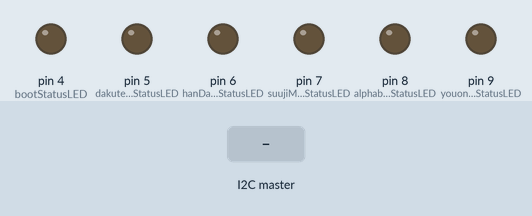
A sketch run on a simulated Arduino Leonardo, built with avr-gcc and run on an emulated ATmega32U4. Parts: output pins drawn as LEDs (lit = HIGH). The inputs (shaded band) are chosen by the test bench. USB keyboard and mouse output is not drawn.

Above: at 1.2 s.
1.3 s: the I2C master sends the byte 1
At 2.4 s:
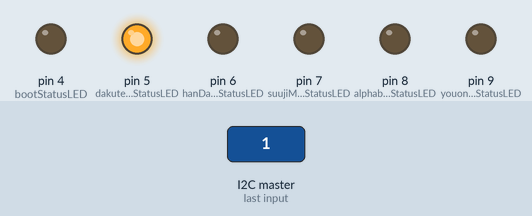
2.8 s: the I2C master sends the byte 0
At 3.5 s:
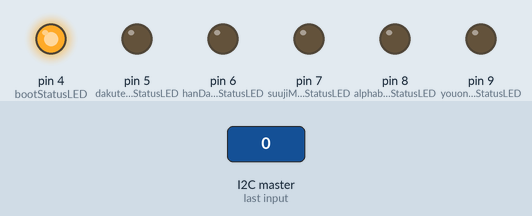
4.3 s: the I2C master sends the byte 2
At 4.7 s:
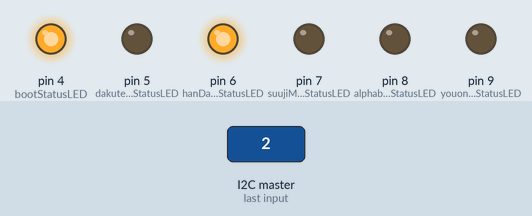
5.8 s: the I2C master sends the byte 1
At 7.0 s:
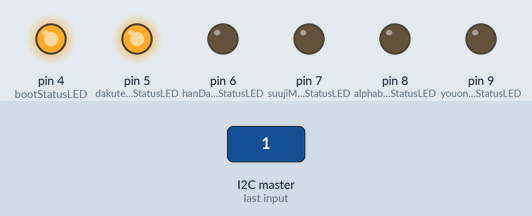
Timing chart, 0 to 8.3 s (numbered marks = the images above; inputs shaded):
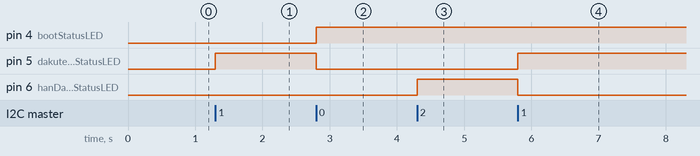

Measured:
- after the input at 1.3 s, pin 5 (dakutenModeStatusLED): LOW → HIGH at once
- after the input at 2.8 s, pin 4 (bootStatusLED): LOW → HIGH at once; pin 5 (dakutenModeStatusLED): HIGH → LOW at once
- after the input at 4.3 s, pin 6 (hanDakutenModeStatusLED): LOW → HIGH at once
- after the input at 5.8 s, pin 5 (dakutenModeStatusLED): LOW → HIGH at once; pin 6 (hanDakutenModeStatusLED): HIGH → LOW at once

The sketch:

brailleKeyboardArduino.ino
```cpp
#include <Wire.h>
#include "Keyboard.h"

const int addr = 0x8;

int bootStatusLED = 4;
int dakutenModeStatusLED = 5;
int hanDakutenModeStatusLED = 6;
int suujiModeStatusLED = 7;
int alphabetModeStatusLED = 8;
int youonnModeStatusLED = 9;

void setup() {
  Serial.begin(9600);
  Keyboard.begin();
  Wire.begin(addr);
  Wire.onReceive(onReceiveWire);

  pinMode(bootStatusLED, OUTPUT);
  pinMode(dakutenModeStatusLED, OUTPUT);
  pinMode(hanDakutenModeStatusLED, OUTPUT);
  pinMode(suujiModeStatusLED, OUTPUT);
  pinMode(alphabetModeStatusLED, OUTPUT);
  pinMode(youonnModeStatusLED, OUTPUT);
}

void onReceiveWire(int bitstream) {
  //int ci = Wire.read();
  char c = Wire.read();
  switch (c) {
    case 0x00:
      digitalWrite(bootStatusLED, HIGH);
      digitalWrite(dakutenModeStatusLED, LOW);
      digitalWrite(hanDakutenModeStatusLED, LOW);
      digitalWrite(suujiModeStatusLED, LOW);
      digitalWrite(alphabetModeStatusLED, LOW);
      digitalWrite(youonnModeStatusLED, LOW);
      break;
    case 0x01:
      digitalWrite(dakutenModeStatusLED, HIGH);
      //digitalWrite(dakutenModeStatusLED, LOW);
      digitalWrite(hanDakutenModeStatusLED, LOW);
      digitalWrite(suujiModeStatusLED, LOW);
      digitalWrite(alphabetModeStatusLED, LOW);
      digitalWrite(youonnModeStatusLED, LOW);
      break;
    case 0x02:
      digitalWrite(hanDakutenModeStatusLED, HIGH);
      digitalWrite(dakutenModeStatusLED, LOW);
      //digitalWrite(hanDakutenModeStatusLED, LOW);
      digitalWrite(suujiModeStatusLED, LOW);
      digitalWrite(alphabetModeStatusLED, LOW);
      digitalWrite(youonnModeStatusLED, LOW);
      break;
    case 0x03:
      digitalWrite(suujiModeStatusLED, HIGH);
      digitalWrite(dakutenModeStatusLED, LOW);
      digitalWrite(hanDakutenModeStatusLED, LOW);
      //digitalWrite(suujiModeStatusLED, LOW);
      digitalWrite(alphabetModeStatusLED, LOW);
      digitalWrite(youonnModeStatusLED, LOW);
      break;
    case 0x04:
      digitalWrite(alphabetModeStatusLED, HIGH);
      digitalWrite(dakutenModeStatusLED, LOW);
      digitalWrite(hanDakutenModeStatusLED, LOW);
      digitalWrite(suujiModeStatusLED, LOW);
      //digitalWrite(alphabetModeStatusLED, LOW);
      digitalWrite(youonnModeStatusLED, LOW);
      break;
    case 0x05:
      digitalWrite(youonnModeStatusLED, HIGH);
      digitalWrite(dakutenModeStatusLED, LOW);
      digitalWrite(hanDakutenModeStatusLED, LOW);
      digitalWrite(suujiModeStatusLED, LOW);
      digitalWrite(alphabetModeStatusLED, LOW);
      //digitalWrite(youonnModeStatusLED, LOW);
      break;
    case 0x06:
      //digitalWrite(bootStatusLED, LOW);
      digitalWrite(dakutenModeStatusLED, LOW);
      digitalWrite(hanDakutenModeStatusLED, LOW);
      digitalWrite(suujiModeStatusLED, LOW);
      digitalWrite(alphabetModeStatusLED, LOW);
      digitalWrite(youonnModeStatusLED, LOW);
      break;
    default:
      Serial.write(c);
      int ci = c - 0;
      Keyboard.write(ci);
      break;
  }
}

void loop() {
}
```
